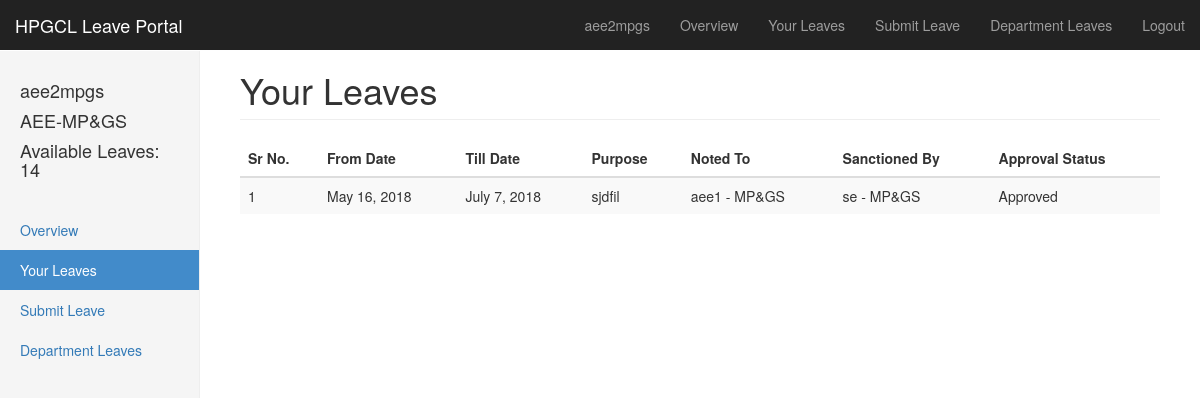
Screenshot of /leaves/ (signed in) with the database file from the repository.
### leave/models.py (models this page shows, shortened)
class User(AbstractUser):
    DESIGNATION_CHOICES = (
        ("CE", "CE"),
        ("SE", "SE"),
        ("XEN", "XEN"),
        ("AEE", "AEE"),
    )
    STATION_CHOICES = (
        ("Hisar", "Hisar"),
        ("Panipat", "Panipat"),
        ("Yamuna Nagar", "Yamuna Nagar"),
        ("Panchkula", "Panchkula"),
    )
    DEPARTMENT_CHOICES = (
        ("MP&GS", "MP&GS"),
        ("O&M1", "O&M1"),
        ("O&M2", "QAO&M2"),
        ("M&T", "M&T"),
        ("MM&Store", "MM&Store"),
        ("Civil", "Civil"),
    )
    department = models.CharField(max_length=200, blank=False, null=False, choices=DEPARTMENT_CHOICES)
    available_leaves = models.IntegerField(default=15)
    designation = models.CharField(max_length=200, blank=False, null=False, choices=DESIGNATION_CHOICES)
    power_station = models.CharField(max_length=200, blank=False, null=False, choices=STATION_CHOICES, default="")
    def __str__(self):
        return self.first_name + ' - ' + self.department

class Leave(models.Model):
    employee = models.ForeignKey(User, on_delete=models.CASCADE, blank=False, null=False)
    sanctioned_by = models.ForeignKey(User, on_delete=models.CASCADE, related_name='%(class)s_sanctioned', blank=True, null=True)
    noted_to =  models.ForeignKey(User, on_delete=models.CASCADE, related_name='%(class)s_noted', blank=False, null=False)
    from_date = models.DateField(blank=False, null=False)
    to_date = models.DateField(blank=False, null=False)
    purpose = models.CharField(max_length=1200, blank=False, null=False)
    approval = models.BooleanField(default=False, blank=False, null=False)

### leave/views.py (the view)
# urls.py: url(r'^leaves/$', views.your_leaves, name='your_leaves'),
def your_leaves(request):
    if request.user.is_authenticated():
        leaves = Leave.objects.filter(employee=request.user).order_by('-pk')
        return render(request, 'leave/your_leaves.html', {'leaves': leaves})
    else:
        return redirect('/accounts/login')

### leave/templates/leave/your_leaves.html
{% extends "leave/base.html" %} {% load staticfiles %} {% block content %}
<div class="container-fluid">
    <div class="row">
        <div class="col-sm-3 col-md-2 sidebar">
            <ul class="nav nav-sidebar">
                <li style="padding-right: 20px;padding-left: 20px;">
                    <h4>{{request.user.username}}</h4>
                </li>
                <li style="padding-right: 20px;padding-left: 20px;">
                    <h4>{{request.user.designation}}-{{request.user.department}}</a>
                </li>
                <li style="padding-right: 20px;padding-left: 20px;">
                    <h4>Available Leaves: {{request.user.available_leaves}}</h4>
                </li>
            </ul>
            <ul class="nav nav-sidebar">
                <li>
                    <a href="{% url 'home' %}">Overview
                    </a>
                </li>
                <li class="active">
                    <a href="{% url 'your_leaves' %}">Your Leaves</a>
                </li>
                <li>
                    <a href="{% url 'submit_leave' %}">Submit Leave</a>
                </li>
                <li>
                    <a href="{% url 'department_leaves' %}">Department Leaves</a>
                </li>
            </ul>
        </div>
        <div class="col-sm-9 col-sm-offset-3 col-md-10 col-md-offset-2 main">
            <h1 class="page-header">Your Leaves</h1>
            <div class="table-responsive">
                <table class="table table-striped">
                    <thead>
                        <tr>
                            <th>Sr No.</th>
                            <th>From Date</th>
                            <th>Till Date</th>
                            <th>Purpose</th>
                            <th>Noted To</th>
                            <th>Sanctioned By</th>
                            <th>Approval Status</th>
                        </tr>
                    </thead>
                    <tbody>
                        {% for leave in leaves %}
                        <tr>
                            <td>{{ forloop.counter }}</td>
                            <td>{{ leave.from_date }}</td>
                            <td>{{ leave.to_date }}</td>
                            <td>{{ leave.purpose }}</td>
                            <td>{{ leave.noted_to }}</td>
                            <td>{{ leave.sanctioned_by }}</td>
                            {% if leave.approval == False and leave.sanctioned_by == None %}
                            <td>Approval Pending</td>
                            {% elif leave.approval == False %}
                            <td>Not Approved</td>
                            {% else %}
                            <td>Approved</td>
                            {% endif %}
                        </tr>
                        {% endfor %}
                    </tbody>
                </table>
            </div>
        </div>
    </div>
</div>
{% endblock %}

### leave/templates/leave/base.html (shortened to what this page needs)
{% load staticfiles %}
<!DOCTYPE html>
<html lang="en">
<head>
    <link rel="stylesheet" href="https://maxcdn.bootstrapcdn.com/bootstrap/3.3.7/css/bootstrap.min.css"
>
    <link rel="stylesheet" href="{% static 'css/dashboard.css' %}">
    <link rel="stylesheet" href="{% static 'css/datepicker.css' %}"> {% block extend_head %} {% endblock %}
</head>
<body>
    <nav class="navbar navbar-inverse navbar-fixed-top">
        <div class="container-fluid">
            <div class="navbar-header">
                <a class="navbar-brand" href="#">HPGCL Leave Portal</a>
            </div>
            <div id="navbar" class="navbar-collapse collapse">
                <ul class="nav navbar-nav navbar-right">
                    <li>
                        <a href="#">{{ request.user.username }}</a>
                    </li>
                    {% if request.user.is_authenticated %}
                    <li>
                        <a href="{% url 'home' %}">Overview
                        </a>
                    </li>
                    <li>
                        <a href="{% url 'your_leaves' %}">Your Leaves</a>
                    </li>
                    <li>
                        <a href="{% url 'submit_leave' %}">Submit Leave</a>
                    </li>
                    <li>
                        <a href="{% url 'department_leaves' %}">Department Leaves</a>
                    </li>
                    <li>
                        <a href="{% url 'auth_logout' %}?next=/">Logout</a>
                    </li>
                    {% endif %}
                </ul>
            </div>
        </div>
    </nav>
    {% block content %} {% endblock %}
</body>
</html>

### leave/static/css/dashboard.css (style rules this page uses)
body { padding-top: 50px; }
.navbar-fixed-top { border: 0; }
.sidebar { display: none; }
@media (min-width: 768px) { .sidebar { position: fixed; top: 51px; bottom: 0; left: 0; z-index: 1000; display: block; padding: 20px; overflow-x: hidden; overflow-y: auto; background-color: #f5f5f5; border-right: 1px solid #eee; } }
.nav-sidebar { margin-right: -21px; margin-bottom: 20px; margin-left: -20px; }
.nav-sidebar > li > a { padding-right: 20px; padding-left: 20px; }
.nav-sidebar > .active > a, .nav-sidebar > .active > a:hover, .nav-sidebar > .active > a:focus { color: #fff; background-color: #428bca; }
.main { padding: 20px; }
@media (min-width: 768px) { .main { padding-right: 40px; padding-left: 40px; } }
.main .page-header { margin-top: 0; }

### rows the page displays
User: user.username "aee2mpgs", user.designation "AEE", user.department "MP&GS", user.available_leaves "14"
Leave: from_date "May 16, 2018", to_date "July 7, 2018", purpose "sjdfil", noted_to "aee1 - MP&GS", sanctioned_by "se - MP&GS", approval "Approved"
